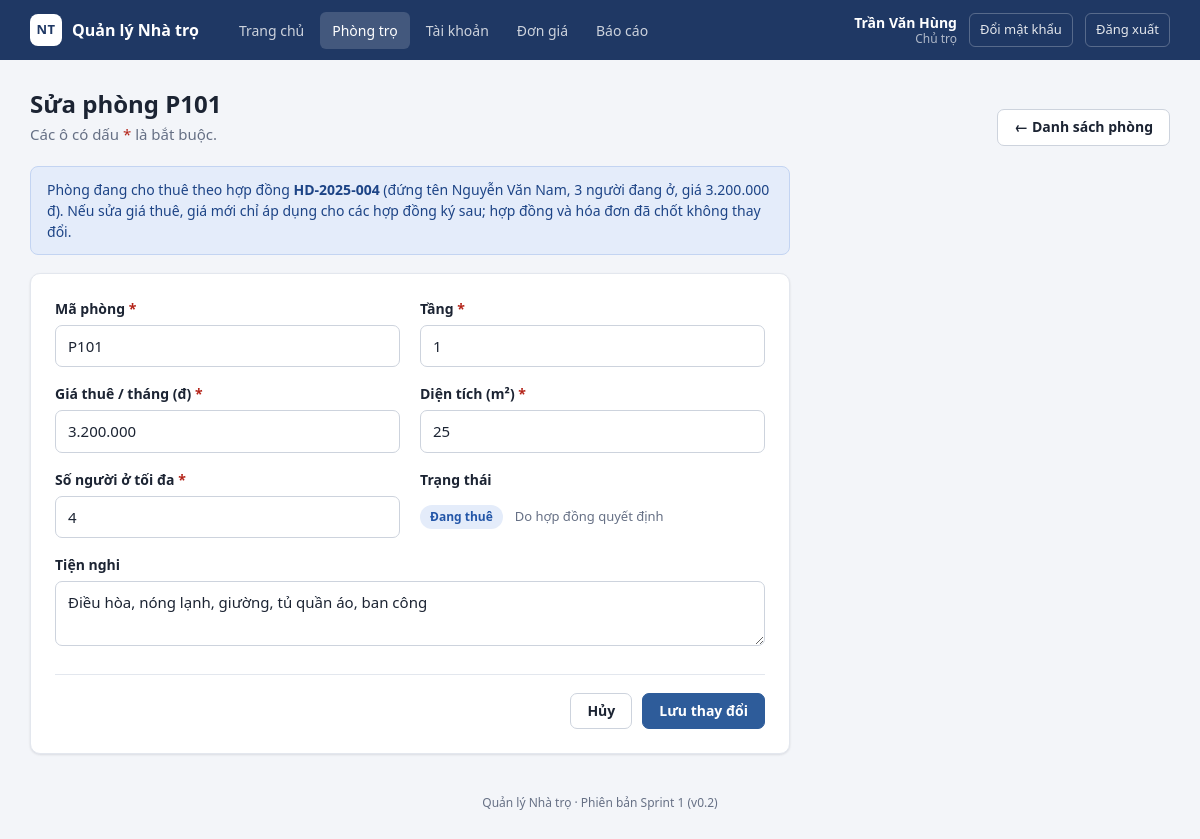
The app's page /phong_form.php?id=1 (signed in) with its own data.
### tables this page shows
CREATE TABLE phong (
    id               INT AUTO_INCREMENT PRIMARY KEY,
    ma_phong         VARCHAR(20)  NOT NULL UNIQUE COMMENT 'PH001: mã phòng không được trùng',
    tang             INT          NOT NULL,
    dien_tich        DECIMAL(5,1) NOT NULL COMMENT 'Đơn vị m2',
    gia_thue         INT          NOT NULL COMMENT 'VNĐ/tháng, phải lớn hơn 0',
    so_nguoi_toi_da  INT          NOT NULL DEFAULT 2,
    tien_nghi        VARCHAR(255) NULL,
    trang_thai       ENUM('trong', 'dang_thue', 'dang_sua') NOT NULL DEFAULT 'trong' COMMENT 'PH001: phòng mới mặc định Trống',
    ngay_tao         DATETIME NOT NULL DEFAULT CURRENT_TIMESTAMP
);

CREATE TABLE hop_dong (
    id             INT AUTO_INCREMENT PRIMARY KEY,
    ma_hop_dong    VARCHAR(20) NOT NULL UNIQUE,
    phong_id       INT  NOT NULL,
    khach_thue_id  INT  NOT NULL,
    ngay_bat_dau   DATE NOT NULL,
    ngay_ket_thuc  DATE NOT NULL,
    gia_thue       INT  NOT NULL COMMENT 'Giá thuê chốt lúc ký hợp đồng',
    tien_coc       INT  NOT NULL,
    trang_thai     ENUM('hieu_luc', 'da_thanh_ly') NOT NULL DEFAULT 'hieu_luc',
    CONSTRAINT fk_hopdong_phong FOREIGN KEY (phong_id) REFERENCES phong (id),
    CONSTRAINT fk_hopdong_khach FOREIGN KEY (khach_thue_id) REFERENCES khach_thue (id)
);

CREATE TABLE khach_thue (
    id             INT AUTO_INCREMENT PRIMARY KEY,
    ho_ten         VARCHAR(100) NOT NULL,
    cccd           VARCHAR(12)  NOT NULL UNIQUE,
    so_dien_thoai  VARCHAR(10)  NOT NULL,
    que_quan       VARCHAR(100) NULL,
    ngay_tao       DATETIME NOT NULL DEFAULT CURRENT_TIMESTAMP
);

### phong_form.php (the view, shortened to what this page needs)
<?php
$id     = isset($_GET['id']) ? (int)$_GET['id'] : 0;
$la_sua = $id > 0;
$phong_cu          = null;
$hop_dong_hien_tai = null;
$so_nguoi_dang_o   = 0;
if ($la_sua) {
    $stmt = db()->prepare('SELECT * FROM phong WHERE id = ?');
    $stmt->execute([$id]);
    $phong_cu = $stmt->fetch();
    $stmt = db()->prepare("SELECT h.id, h.ma_hop_dong, h.gia_thue, k.ho_ten
                           FROM hop_dong h JOIN khach_thue k ON k.id = h.khach_thue_id
                           WHERE h.phong_id = ? AND h.trang_thai = 'hieu_luc'");
    $stmt->execute([$id]);
    $hop_dong_hien_tai = $stmt->fetch();
    if ($hop_dong_hien_tai) {
        $stmt = db()->prepare('SELECT COUNT(*) FROM nguoi_o WHERE hop_dong_id = ? AND ngay_roi IS NULL');
        $stmt->execute([$hop_dong_hien_tai['id']]);
        $so_nguoi_dang_o = (int)$stmt->fetchColumn();
    }
}
$du_lieu = $la_sua ? [
    'ma_phong'        => $phong_cu['ma_phong'],
    'tang'            => $phong_cu['tang'],
    'dien_tich'       => rtrim(rtrim($phong_cu['dien_tich'], '0'), '.'),
    'gia_thue'        => number_format($phong_cu['gia_thue'], 0, ',', '.'),
    'so_nguoi_toi_da' => $phong_cu['so_nguoi_toi_da'],
    'tien_nghi'       => $phong_cu['tien_nghi'],
    'trang_thai'      => $phong_cu['trang_thai'],
] : [
    'ma_phong' => '', 'tang' => '', 'dien_tich' => '', 'gia_thue' => '',
    'so_nguoi_toi_da' => '2', 'tien_nghi' => '', 'trang_thai' => 'trong',
];
$loi = [];
$page_title = $la_sua ? 'Sửa phòng ' . $phong_cu['ma_phong'] : 'Thêm phòng';
require __DIR__ . '/includes/header.php';
?>
<div class="page-head">
    <div>
        <h1><?= e($page_title) ?></h1>
        <p class="muted">Các ô có dấu <span class="required">*</span> là bắt buộc.</p>
    </div>
    <a class="btn" href="phong.php">&larr; Danh sách phòng</a>
</div>
<?php if ($hop_dong_hien_tai): ?>
    <div class="alert alert-info form-note">
        Phòng đang cho thuê theo hợp đồng <strong><?= e($hop_dong_hien_tai['ma_hop_dong']) ?></strong>
        (đứng tên <?= e($hop_dong_hien_tai['ho_ten']) ?>, <?= $so_nguoi_dang_o ?> người đang ở,
        giá <?= e(tien($hop_dong_hien_tai['gia_thue'])) ?>).
        Nếu sửa giá thuê, giá mới chỉ áp dụng cho các hợp đồng ký sau; hợp đồng và hóa đơn đã chốt không thay đổi.
    </div>
<?php endif; ?>
<div class="card form-card">
    <form method="post" novalidate>
        <div class="form-grid">
            <div class="field">
                <label for="ma_phong">Mã phòng <span class="required">*</span></label>
                <input type="text" id="ma_phong" name="ma_phong" maxlength="20" placeholder="Ví dụ: P109"
                       value="<?= e($du_lieu['ma_phong']) ?>" class="<?= lop_loi($loi, 'ma_phong') ?>">
            </div>
            <div class="field">
                <label for="tang">Tầng <span class="required">*</span></label>
                <input type="text" id="tang" name="tang" inputmode="numeric" maxlength="2"
                       value="<?= e($du_lieu['tang']) ?>" class="<?= lop_loi($loi, 'tang') ?>">
            </div>
            <div class="field">
                <label for="gia_thue">Giá thuê / tháng (đ) <span class="required">*</span></label>
                <input type="text" id="gia_thue" name="gia_thue" inputmode="numeric" placeholder="Ví dụ: 2.500.000"
                       value="<?= e($du_lieu['gia_thue']) ?>" class="<?= lop_loi($loi, 'gia_thue') ?>">
            </div>
            <div class="field">
                <label for="dien_tich">Diện tích (m²) <span class="required">*</span></label>
                <input type="text" id="dien_tich" name="dien_tich" inputmode="decimal" placeholder="Ví dụ: 22,5"
                       value="<?= e($du_lieu['dien_tich']) ?>" class="<?= lop_loi($loi, 'dien_tich') ?>">
            </div>
            <div class="field">
                <label for="so_nguoi_toi_da">Số người ở tối đa <span class="required">*</span></label>
                <input type="text" id="so_nguoi_toi_da" name="so_nguoi_toi_da" inputmode="numeric" maxlength="2"
                       value="<?= e($du_lieu['so_nguoi_toi_da']) ?>" class="<?= lop_loi($loi, 'so_nguoi_toi_da') ?>">
            </div>
            <div class="field">
                <label for="trang_thai">Trạng thái</label>
                <?php if (!$la_sua): ?>
                    <div class="static-value"><?= nhan('trong', TRANG_THAI_PHONG) ?>
                        <span class="hint inline-hint">Phòng mới luôn ở trạng thái Trống</span></div>
                <?php elseif ($hop_dong_hien_tai): ?>
                    <div class="static-value"><?= nhan('dang_thue', TRANG_THAI_PHONG) ?>
                        <span class="hint inline-hint">Do hợp đồng quyết định</span></div>
                <?php endif; ?>
            </div>
            <div class="field full">
                <label for="tien_nghi">Tiện nghi</label>
                <textarea id="tien_nghi" name="tien_nghi" rows="2" maxlength="255"
                          placeholder="Ví dụ: Điều hòa, nóng lạnh, gác xép"
                          class="<?= lop_loi($loi, 'tien_nghi') ?>"><?= e($du_lieu['tien_nghi']) ?></textarea>
            </div>
        </div>
        <div class="form-actions">
            <a class="btn" href="<?= $la_sua ? 'phong_chi_tiet.php?id=' . $id : 'phong.php' ?>">Hủy</a>
            <button type="submit" class="btn btn-primary"><?= $la_sua ? 'Lưu thay đổi' : 'Thêm phòng' ?></button>
        </div>
    </form>
</div>
<?php require __DIR__ . '/includes/footer.php'; ?>

### assets/style.css (style rules this page uses)
:root { --navy: #1F3864; --primary: #2E5C9A; --primary-dark: #244A7C; --primary-soft: #E8EEF8; --bg: #F3F5F9; --card: #FFFFFF; --text: #1C2433; --muted: #667085; --border: #E3E7EE; --input: #CDD3DD; --green: #1E7B4F; --green-soft: #E3F4EA; --blue: #2356A8; --blue-soft: #E4ECFA; --amber: #9A5B00; --amber-soft: #FFF1D6; --red: #B42318; --red-soft: #FDE8E7; --grey-soft: #EEF0F3; --radius: 10px; --shadow: 0 1px 2px rgba(16, 24, 40, .05), 0 1px 3px rgba(16, 24, 40, .06); }
* { box-sizing: border-box; }
html, body { margin: 0; }
body { font-family: "Segoe UI", Roboto, "Helvetica Neue", Arial, sans-serif; font-size: 15px; line-height: 1.5; color: var(--text); background: var(--bg); }
a { color: var(--primary); text-decoration: none; }
h1 { font-size: 24px; margin: 0 0 4px; line-height: 1.3; display: flex; align-items: center; gap: 10px; flex-wrap: wrap; }
p { margin: 0 0 12px; }
.muted { color: var(--muted); }
.page-head { display: flex; justify-content: space-between; align-items: flex-end; gap: 16px; margin-bottom: 20px; flex-wrap: wrap; }
.page-head p { margin: 0; }
.card { background: var(--card); border: 1px solid var(--border); border-radius: var(--radius); box-shadow: var(--shadow); }
.btn { display: inline-flex; align-items: center; justify-content: center; gap: 6px; padding: 9px 16px; border-radius: 7px; border: 1px solid var(--input); background: #fff; color: var(--text); font: inherit; font-size: 14px; font-weight: 600; line-height: 1.2; cursor: pointer; white-space: nowrap; }
.btn-primary { background: var(--primary); border-color: var(--primary); color: #fff; }
.alert { padding: 12px 16px; border-radius: 8px; margin-bottom: 18px; font-size: 14px; border: 1px solid transparent; }
.alert-info { background: var(--blue-soft); color: #1D4486; border-color: #C3D4F2; }
.form-note { max-width: 760px; }
.field { margin-bottom: 16px; }
.field label { display: block; font-weight: 600; font-size: 14px; margin-bottom: 6px; }
.required { color: var(--red); }
input[type=text], input[type=password], select, textarea { width: 100%; padding: 9px 12px; border: 1px solid var(--input); border-radius: 7px; font: inherit; color: inherit; background: #fff; }
textarea { resize: vertical; }
.hint { color: var(--muted); font-size: 13px; margin-top: 5px; }
.inline-hint { margin: 0 0 0 8px; }
.form-card { padding: 24px; max-width: 760px; }
.form-grid { display: grid; grid-template-columns: 1fr 1fr; gap: 0 20px; }
.form-grid .full { grid-column: 1 / -1; }
.form-actions { display: flex; justify-content: flex-end; gap: 10px; margin-top: 6px; padding-top: 18px; border-top: 1px solid var(--border); }
.static-value { padding: 8px 0; }

### records on screen
phong: ma_phong "Sửa phòng P101", ma_phong "P101", tang "1", dien_tich "25", so_nguoi_toi_da "4", tien_nghi "Điều hòa, nóng lạnh, giường, tủ quần áo, ban công"
hop_dong: ma_hop_dong "HD-2025-004", khach_thue.ho_ten "Nguyễn Văn Nam", gia_thue "3.200.000 đ"

### other values on screen
APP_NAME "Quản lý Nhà trọ"
$nguoi_dung['ho_ten'] "Trần Văn Hùng"
VAI_TRO[$nguoi_dung['vai_tro']] "Chủ trọ"
$so_nguoi_dang_o "3"
$ten "Đang thuê"
APP_VERSION "Sprint 1 (v0.2)"
